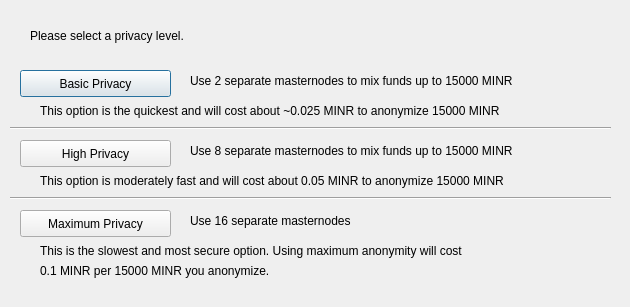
<?xml version="1.0" encoding="UTF-8"?>
<ui version="4.0">
 <class>DarksendConfig</class>
 <widget class="QDialog" name="DarksendConfig">
  <property name="geometry">
   <rect>
    <x>0</x>
    <y>0</y>
    <width>630</width>
    <height>307</height>
   </rect>
  </property>
  <property name="windowTitle">
   <string>Configure PrivateSend</string>
  </property>
  <widget class="QPushButton" name="buttonBasic">
   <property name="geometry">
    <rect>
     <x>20</x>
     <y>70</y>
     <width>151</width>
     <height>27</height>
    </rect>
   </property>
   <property name="text">
    <string>Basic Privacy</string>
   </property>
  </widget>
  <widget class="QPushButton" name="buttonHigh">
   <property name="geometry">
    <rect>
     <x>20</x>
     <y>140</y>
     <width>151</width>
     <height>27</height>
    </rect>
   </property>
   <property name="text">
    <string>High Privacy</string>
   </property>
  </widget>
  <widget class="QPushButton" name="buttonMax">
   <property name="geometry">
    <rect>
     <x>20</x>
     <y>210</y>
     <width>151</width>
     <height>27</height>
    </rect>
   </property>
   <property name="text">
    <string>Maximum Privacy</string>
   </property>
  </widget>
  <widget class="QLabel" name="label">
   <property name="geometry">
    <rect>
     <x>30</x>
     <y>20</y>
     <width>571</width>
     <height>31</height>
    </rect>
   </property>
   <property name="text">
    <string>Please select a privacy level.</string>
   </property>
  </widget>
  <widget class="QLabel" name="label_2">
   <property name="geometry">
    <rect>
     <x>190</x>
     <y>70</y>
     <width>421</width>
     <height>21</height>
    </rect>
   </property>
   <property name="text">
    <string>Use 2 separate masternodes to mix funds up to 15000 MINR</string>
   </property>
  </widget>
  <widget class="QLabel" name="label_3">
   <property name="geometry">
    <rect>
     <x>190</x>
     <y>140</y>
     <width>411</width>
     <height>21</height>
    </rect>
   </property>
   <property name="text">
    <string>Use 8 separate masternodes to mix funds up to 15000 MINR</string>
   </property>
  </widget>
  <widget class="QLabel" name="label_4">
   <property name="geometry">
    <rect>
     <x>190</x>
     <y>210</y>
     <width>421</width>
     <height>21</height>
    </rect>
   </property>
   <property name="text">
    <string>Use 16 separate masternodes</string>
   </property>
  </widget>
  <widget class="QLabel" name="label_6">
   <property name="geometry">
    <rect>
     <x>40</x>
     <y>100</y>
     <width>561</width>
     <height>21</height>
    </rect>
   </property>
   <property name="text">
    <string>This option is the quickest and will cost about ~0.025 MINR to anonymize 15000 MINR</string>
   </property>
  </widget>
  <widget class="QLabel" name="label_7">
   <property name="geometry">
    <rect>
     <x>40</x>
     <y>170</y>
     <width>561</width>
     <height>21</height>
    </rect>
   </property>
   <property name="text">
    <string>This option is moderately fast and will cost about 0.05 MINR to anonymize 15000 MINR</string>
   </property>
  </widget>
  <widget class="QLabel" name="label_8">
   <property name="geometry">
    <rect>
     <x>40</x>
     <y>240</y>
     <width>561</width>
     <height>21</height>
    </rect>
   </property>
   <property name="text">
    <string>This is the slowest and most secure option. Using maximum anonymity will cost</string>
   </property>
  </widget>
  <widget class="QLabel" name="label_9">
   <property name="geometry">
    <rect>
     <x>40</x>
     <y>260</y>
     <width>561</width>
     <height>21</height>
    </rect>
   </property>
   <property name="text">
    <string>0.1 MINR per 15000 MINR you anonymize.</string>
   </property>
  </widget>
  <widget class="Line" name="line">
   <property name="geometry">
    <rect>
     <x>10</x>
     <y>120</y>
     <width>601</width>
     <height>16</height>
    </rect>
   </property>
   <property name="orientation">
    <enum>Qt::Horizontal</enum>
   </property>
  </widget>
  <widget class="Line" name="line_2">
   <property name="geometry">
    <rect>
     <x>10</x>
     <y>190</y>
     <width>601</width>
     <height>16</height>
    </rect>
   </property>
   <property name="orientation">
    <enum>Qt::Horizontal</enum>
   </property>
  </widget>
 </widget>
 <resources/>
 <connections/>
</ui>
